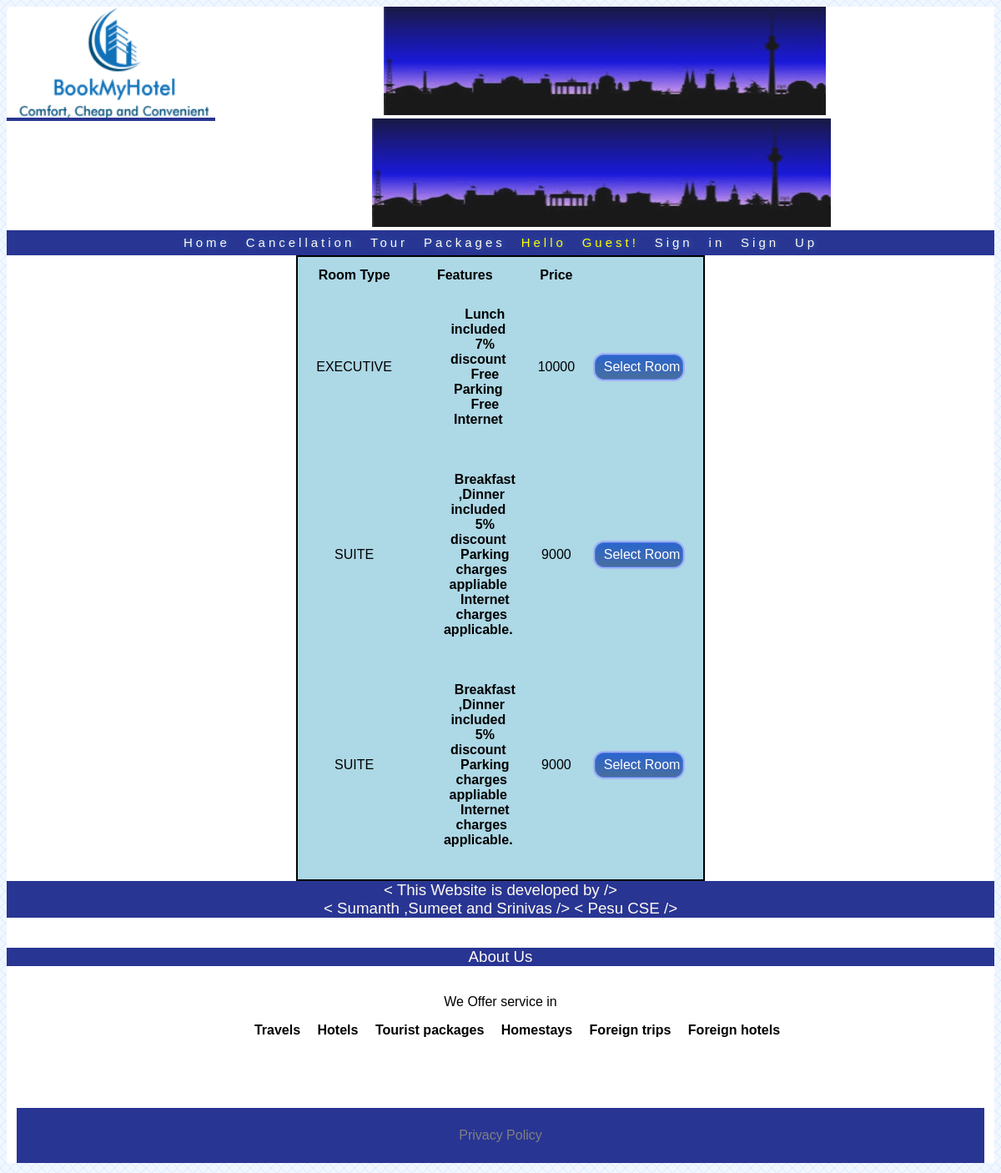
/details.php?hotelid=1, run on the app's committed database.
### tables this page shows
CREATE TABLE `rooms` (
  `hotelid` int(5) NOT NULL,
  `roomtype` varchar(32) NOT NULL,
  `features` varchar(600) NOT NULL,
  `price` int(32) NOT NULL
);

### details.php (the view, shortened to what this page needs)
<?php
include('header.php');
    extract($_POST);
    if(isset($_GET['hotelid']))
    { $id=$_GET['hotelid'];
      $db=mysql_query("select * from rooms where hotelid='$id'");
    }
?>
<table align="center" width="30%" border="0">
   <tr> <th> Room Type </th>
        <th> Features </th>
        <th> Price </th>
   </tr>
   <?php while($db1 = mysql_fetch_assoc($db))
   {
   ?>
   <tr> <td> <?php echo $db1['roomtype'] ?> </td>
        <td>
                <ul> <?php $features = explode("/",$db1['features']);
                foreach($features as $f){
                  ?>
                   <li><?php echo $f; ?></li><br><?php }?>
                </ul>
        </td>
        <td> <?php echo $db1['price'] ?> </td>
        <td> <form action="payment.php">
        <input type="submit" class="myButton" value="Select Room" >
        </form>
    </td>
   </tr>
   <?php }
  ?>
  </table>
<?php  include('footer.php') ; ?>

### header.php (shortened to what this page needs)
<!DOCTYPE html>
<html ><head><meta http-equiv="Content-Type" content="text/html; charset=utf-8" />
		<link rel="stylesheet" href="style.css" type="text/css" />
</head>
<body>
    <div id="container">
        <div id="header">
         <a  id="heya" href="index.php" style="float:left;"><img src="capture.png" height="133" width="250"></a>
         <img src="cover.jpg" height="130" width="530"  style="display:inline-block;margin-left:auto;margin-right:auto; opacity:0.9;  padding:0 !important;">
          <img src="cover.jpg" height="130" width="550"     style="display:inline-block;margin-left:-8px;margin-right:auto;opacity:0.9; padding:0 !important;">
            <div class="topbar" style="align:left; " >
                <div class="buttons">
                <a style="text-decoration:none;" href="index.php">Home</a>
                    <a style="text-decoration:none;" href="cancellation.php">Cancellation</a>
                    <a style="text-decoration:none;" href="package.php">Tour Packages</a>
                    <div style=" display:inline; color:yellow;" >
                    <?php if(isset($_SESSION['user'])){ echo 'Hello '.$userRow['username'].'!'; ?>&nbsp;<a style="text-decoration:none;" href="logout.php?logout">Sign Out</a> <a style="text-decoration:none;"  href="profile.php">Profile</a>&nbsp;<a style="text-decoration:none;"   href="transactions.php">Booking History</a><?php } else { echo "Hello Guest!";?>&nbsp;<a style="text-decoration:none;"   href="login.php">Sign in</a>&nbsp;<a style="text-decoration:none;" href="register.php">Sign Up</a><?php }echo "";?>
                    </div>
                </div>
                </div>
                </body>
                </html>

### footer.php (shortened to what this page needs)
<html><body><div>
            <div id="About us">
                <h3 style="text-align:center">
                    < This Website is developed by /><br>
                    < Sumanth ,Sumeet and Srinivas />
                    < Pesu CSE />
                </h3><br><br>
                <h3 style="text-align:center">
                    About Us
                </h3><br>
                <p>
                    We Offer service in <br>
                    <ul><li>Travels</li>
                    <li>Hotels</li>
                    <li>Tourist packages</li>
                    <li>Homestays</li>
                    <li>Foreign trips</li>
                    <li>Foreign hotels</li></ul>
                </p>
                </div>
<br>
            <div id="footer" style="margin-top:50px">
                <p><a href="cancellation.php" style="color:grey;text-decoration:none;margin-top:10%;">Privacy Policy</a></p>
            </div>

### style.css (style rules this page uses)
body { text-align: center; background: url("bg.png"); }
h1, h2, h3, a { font-weight: normal; color:floralwhite; margin: 0px; background-color: #283593; }
#container { background-color: white; height: 100%; width: 100%; margin: 0 auto; }
#nav, #feature, #footer { margin: 1%; }
li { font-style: comic; font-weight: bold; font-color: red; display: inline; padding: 0.5em; }
#nav, #footer { background-color: #283593; padding: 0.5em 0; }
.buttons { text-shadow:1px 0px 6px rgba(79,196,255,0.4); font-weight:normal; color:white;letter-spacing:3pt;word-spacing:8pt;display:inline; font-size:15px;text-align:left;font-family: lucida grande, sans-serif;line-height:2; }
#footer { color: grey; }
.topbar { margin-top:2%; background-color: #283593; z-index:2; width:100%; margin:0 ; }
* { box-sizing:border-box }
body { font-family: Verdana,sans-serif; background: url("bg.png"); }
table { border:solid black 2px; padding:10px; box-shadow: 0px 0px 1px rgba(0,0,0,0.2); background-color: lightblue; align:center; border-collapse: separate !important; text-align:center; }
table tr,td { padding:10px; }
table tr td input, textarea { width:97%; height:30px; border:solid black 1px; border-radius:3px; padding-left:10px; font-family:Verdana, Geneva, sans-serif; font-variant:bold; font-size:16px; background-color:dark dodgerblue; border-collapse: collapse !important; transition-duration:0.5s; box-shadow: inset 0px 0px 1px rgba(0,0,0,0.6); }
.myButton { -moz-box-shadow: 0px 0px 0px 2px #9fb4f2; -webkit-box-shadow: 0px 0px 0px 2px #9fb4f2; box-shadow: 0px 0px 0px 2px #9fb4f2; background:-webkit-gradient(linear, left top, left bottom, color-stop(0.05, #2b66cc), color-stop(1, #476e9e)); background:-moz-linear-gradient(top, #2b66cc 5%, #476e9e 100%); background:-webkit-linear-gradient(top, #2b66cc 5%, #476e9e 100%); background:-o-linear-gradient(top, #2b66cc 5%, #476e9e 100%); background:-ms-linear-gradient(top, #2b66cc 5%, #476e9e 100%); background:linear-gradient(to bottom, #2b66cc 5%, #476e9e 100%); filter:progid:DXImageTransform.Microsoft.gradient(startColorstr='#2b66cc', endColorstr='#476e9e',GradientType=0); background-color:#2b66cc; -moz-border-radius:11px; -webkit-border-radius:11px; border-radius:11px; border:1px solid #5378e6; display:inline-block; cursor:pointer; color:#ffffff; font-family:Arial; font-size:16px; padding:auto auto; text-decoration:none; text-shadow:0px 1px 0px #345ec9; }

### data on the page
rooms: roomtype "EXECUTIVE", features "Lunch included", features "7% discount", features "Free Parking", features "Free Internet", price "10000"
rooms: roomtype "SUITE", features "Breakfast ,Dinner included", features "5% discount", features "Parking charges appliable", features "Internet charges applicable.", price "9000"
rooms: roomtype "SUITE", features "Breakfast ,Dinner included", features "5% discount", features "Parking charges appliable", features "Internet charges applicable.", price "9000"
